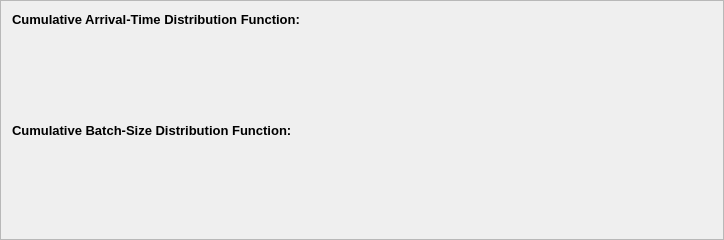
           <widget class="QFrame" name="frame_systemVisualisation">
            <property name="frameShape">
             <enum>QFrame::StyledPanel</enum>
            </property>
            <property name="frameShadow">
             <enum>QFrame::Raised</enum>
            </property>
            <layout class="QVBoxLayout" name="vl_SystemVisualisation">
             <item>
              <widget class="QLabel" name="la_arrivalTimeDistributionFunction">
               <property name="maximumSize">
                <size>
                 <width>16777215</width>
                 <height>20</height>
                </size>
               </property>
               <property name="font">
                <font>
                 <pointsize>10</pointsize>
                 <weight>75</weight>
                 <bold>true</bold>
                </font>
               </property>
               <property name="text">
                <string>Cumulative Arrival-Time Distribution Function:</string>
               </property>
              </widget>
             </item>
             <item>
              <widget class="QWidget" name="wid_arrivalTimeDistributionFunction" native="true">
               <layout class="QVBoxLayout" name="vl_arrivalTimeDistributionVisualisation"/>
              </widget>
             </item>
             <item>
              <widget class="QWidget" name="w_toolbarArrivalOuter" native="true">
               <property name="sizePolicy">
                <sizepolicy hsizetype="Fixed" vsizetype="Fixed">
                 <horstretch>0</horstretch>
                 <verstretch>0</verstretch>
                </sizepolicy>
               </property>
               <property name="minimumSize">
                <size>
                 <width>700</width>
                 <height>60</height>
                </size>
               </property>
               <property name="maximumSize">
                <size>
                 <width>700</width>
                 <height>60</height>
                </size>
               </property>
               <widget class="QWidget" name="horizontalLayoutWidget">
                <property name="geometry">
                 <rect>
                  <x>-3</x>
                  <y>0</y>
                  <width>701</width>
                  <height>51</height>
                 </rect>
                </property>
                <layout class="QHBoxLayout" name="hl_toolbarArrivalOuter">
                 <property name="sizeConstraint">
                  <enum>QLayout::SetFixedSize</enum>
                 </property>
                </layout>
               </widget>
               <widget class="QWidget" name="w_toolbarArrival" native="true">
                <property name="geometry">
                 <rect>
                  <x>0</x>
                  <y>0</y>
                  <width>700</width>
                  <height>60</height>
                 </rect>
                </property>
                <property name="sizePolicy">
                 <sizepolicy hsizetype="Fixed" vsizetype="Fixed">
                  <horstretch>0</horstretch>
                  <verstretch>0</verstretch>
                 </sizepolicy>
                </property>
                <property name="minimumSize">
                 <size>
                  <width>700</width>
                  <height>60</height>
                 </size>
                </property>
                <property name="maximumSize">
                 <size>
                  <width>700</width>
                  <height>60</height>
                 </size>
                </property>
                <widget class="QWidget" name="horizontalLayoutWidget_2">
                 <property name="geometry">
                  <rect>
                   <x>0</x>
                   <y>0</y>
                   <width>331</width>
                   <height>51</height>
                  </rect>
                 </property>
                 <layout class="QHBoxLayout" name="hl_toolbarArrival">
                  <property name="sizeConstraint">
                   <enum>QLayout::SetFixedSize</enum>
                  </property>
                 </layout>
                </widget>
               </widget>
              </widget>
             </item>
             <item>
              <widget class="QLabel" name="la_batchSizeDistributionFunction">
               <property name="maximumSize">
                <size>
                 <width>16777215</width>
                 <height>20</height>
                </size>
               </property>
               <property name="font">
                <font>
                 <pointsize>10</pointsize>
                 <weight>75</weight>
                 <bold>true</bold>
                </font>
               </property>
               <property name="text">
                <string>Cumulative Batch-Size Distribution Function:</string>
               </property>
              </widget>
             </item>
             <item>
              <widget class="QWidget" name="wid_batchSizeDistributionFunction" native="true">
               <layout class="QVBoxLayout" name="vl_batchSizeDistributionVisualisation"/>
              </widget>
             </item>
             <item>
              <widget class="QWidget" name="w_toolbarBatchOuter" native="true">
               <property name="sizePolicy">
                <sizepolicy hsizetype="Fixed" vsizetype="Fixed">
                 <horstretch>0</horstretch>
                 <verstretch>0</verstretch>
                </sizepolicy>
               </property>
               <property name="minimumSize">
                <size>
                 <width>700</width>
                 <height>60</height>
                </size>
               </property>
               <property name="maximumSize">
                <size>
                 <width>700</width>
                 <height>60</height>
                </size>
               </property>
               <widget class="QWidget" name="horizontalLayoutWidget_8">
                <property name="geometry">
                 <rect>
                  <x>-3</x>
                  <y>0</y>
                  <width>701</width>
                  <height>51</height>
                 </rect>
                </property>
                <layout class="QHBoxLayout" name="hl_toolbarBatchOuter">
                 <property name="sizeConstraint">
                  <enum>QLayout::SetFixedSize</enum>
                 </property>
                </layout>
               </widget>
               <widget class="QWidget" name="w_toolbarBatch" native="true">
                <property name="geometry">
                 <rect>
                  <x>0</x>
                  <y>0</y>
                  <width>700</width>
                  <height>60</height>
                 </rect>
                </property>
                <property name="sizePolicy">
                 <sizepolicy hsizetype="Fixed" vsizetype="Fixed">
                  <horstretch>0</horstretch>
                  <verstretch>0</verstretch>
                 </sizepolicy>
                </property>
                <property name="minimumSize">
                 <size>
                  <width>700</width>
                  <height>60</height>
                 </size>
                </property>
                <property name="maximumSize">
                 <size>
                  <width>700</width>
                  <height>60</height>
                 </size>
                </property>
                <widget class="QWidget" name="horizontalLayoutWidget_9">
                 <property name="geometry">
                  <rect>
                   <x>0</x>
                   <y>0</y>
                   <width>331</width>
                   <height>51</height>
                  </rect>
                 </property>
                 <layout class="QHBoxLayout" name="hl_toolbarBatch">
                  <property name="sizeConstraint">
                   <enum>QLayout::SetFixedSize</enum>
                  </property>
                 </layout>
                </widget>
               </widget>
              </widget>
             </item>
            </layout>
           </widget>
